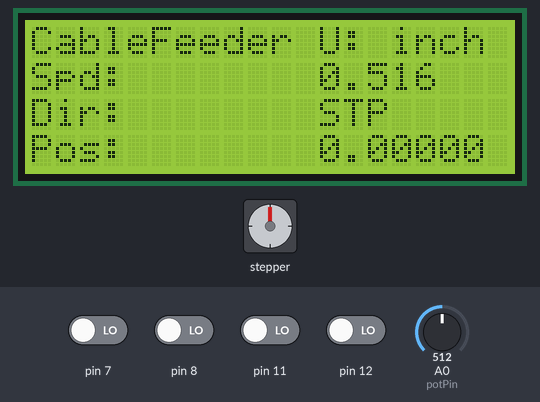
Simulated run of this sketch. Board: Arduino Uno, built with avr-gcc and run on an emulated ATmega328P. Parts: 20×4 character LCD, stepper motor. The inputs (shaded band) are chosen by the test bench; at power-on: pin 7, pin 8, pin 11, pin 12 LOW, A0 (potPin) = 512. Stepper angles assume 4096 steps per turn.

Above: at 1.3 s.
1.4 s: pin 7 driven HIGH
At 1.57 s:
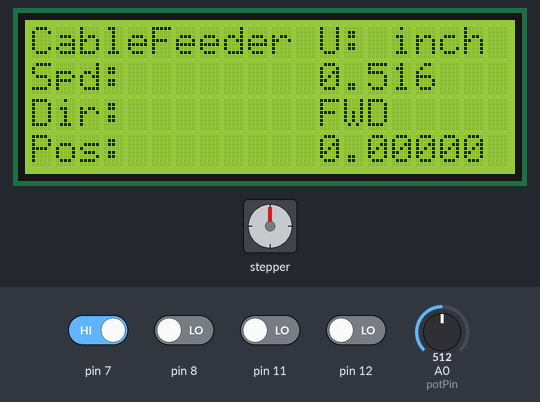
3.8 s: pin 8 driven HIGH
At 6.41 s:
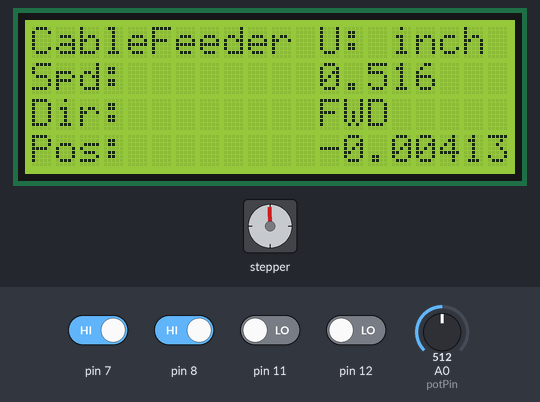
6.8 s: pin 7 driven LOW
At 7.03 s:
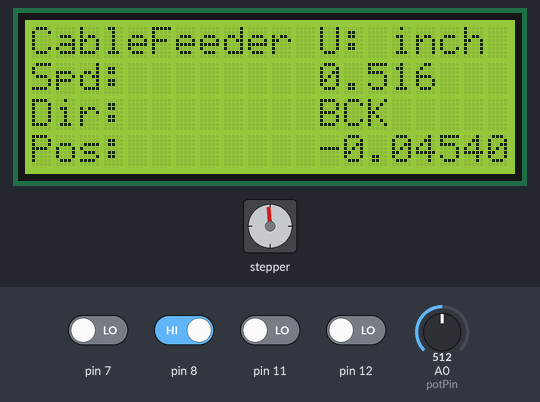
9.3 s: A0 (potPin) set to 0
At 10.5 s:
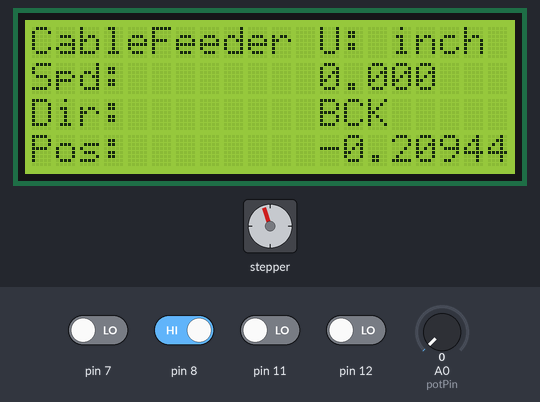
10.8 s: A0 (potPin) set to 17
At 13.77 s:
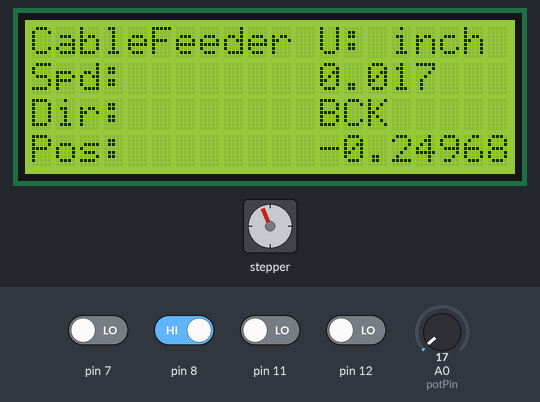
13.8 s: pin 8 driven LOW
At 14.3 s:
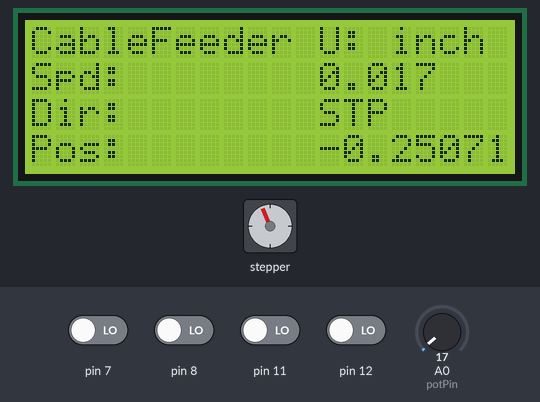
Timing chart, 0 to 16.3 s (numbered marks = the images above; inputs shaded):
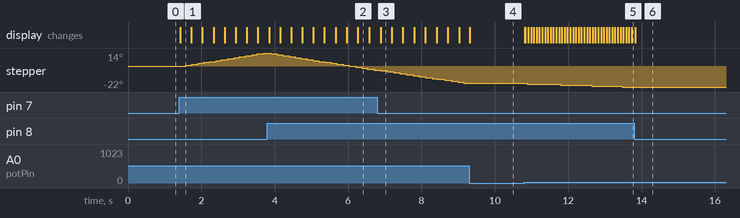

The sketch:

alpha2.ino
```cpp
/*************************************************************************************************
 * name:       Analog Input
 * function:  Drive a Unipolar 5 lead coil stepper motor with variable speed in both directions
 *            and display the speed, direction, and position on a "20 cols, 4 rows" LCD Display
 *
 *************************************************************************************************
 *
 The circuit:
 * I2C LCD2004 SDA attached to pin A4
 * I2C LCD2004 SCL attached to pin A5
 * Momentary Push Button attached to pin D12 (Yellow button for Zero)
 * Momentary Push Button attached to pin D11 (Blue button for Unit Change)
 * DPDT switch attached to pins D7 and D8 for rotation direction control where neutral is zero speed
 * Stepper motor pins D6 thru D3 attached to ULN2003 driver and 28BYJ-48 stepper motor
 * Potentiometer attached to pin A0
 * LED attached from pin D13 to ground
 * Relay +in attached to pin D2
 * pushbutton attached from pins D12/D11 to +5V
 * 10K resistor attached from pin D12 to ground

/********************************/
// References:
// https://42bots.com/tutorials/28byj-48-stepper-motor-with-uln2003-driver-and-arduino-uno/
// http://www.airspayce.com/mikem/arduino/AccelStepper/
// http://forum.arduino.cc/index.php?topic=28388.0
// http://www.circuitbasics.com/setting-up-a-5v-relay-on-the-arduino/

// Library code:
#include <digitalWriteFast.h>
#include <Wire.h>
#include <LiquidCrystal_I2C.h>
#include <AccelStepper.h>

// Definitions:
#define  I2C_Address 0x27
#define  ADA_Address 0x20

/*
#define MOTOR_STEPS 200
#define MICROSTEPS 2
#define DIR 4
#define STEP 5
*/


#define HALFSTEP 8
// Motor pin definitions
#define motorPin1  3     // IN1 on the ULN2003 driver 1
#define motorPin2  4     // IN2 on the ULN2003 driver 1
#define motorPin3  5     // IN3 on the ULN2003 driver 1
#define motorPin4  6     // IN4 on the ULN2003 driver 1

#define M_PI 3.14159265358979323846 /* pi */
// Initialize LCD Display


LiquidCrystal_I2C lcd(0x27,20,4);  // set the LCD address to 0x27 for a 16 chars and 2 line display
//AccelStepper stepper1(1, DIR, STEP);

//A4988 stepper1(MOTOR_STEPS, DIR, STEP);
//Adafruit_LiquidCrystal lcd(0x20);  // set the LCD address to 0x27 for a 16 chars and 2 line display
// Initialize with pin sequence IN1-IN3-IN2-IN4 for using the AccelStepper with 28BYJ-48
AccelStepper stepper1(HALFSTEP, motorPin1, motorPin2, motorPin3, motorPin4);

/*
PD0 = 0
PD1 = 1
...
PD6 = 6
PD7 = 7

PB0 = 8
..
PB5 = 13

PC0 = A0
PC5 = PC5


PD3 - PD6 = motorpins
A  - Trimpot


*/


/*********************************************************/
// Constants:
// set pin numbers:
const int zeroButton = 12;    // the number of the pushbutton pin zero (yellow)
const int unitsButton = 11;    // the number of the pushbutton pin units (blue)

const int forwardButton = 7;
const int backwardButton = 8;

const int ledPin = 13;      // the number of the LED pin
const int RelayPin = 2;      // the number of the Relay pin to power the stepper motor

int potPin = A0;    // select the input pin for the potentiometer
//-------------------------------------------------------------------

// static variables

const uint8_t LCD_delay = 100; // the LCD refresh rate
const double mm_to_in = 0.0393701; // scale factor to go from mm to in, same for mm/s to in/s
const double mm_wheel_radius = 17; // drive wheel radius in mm

const double speedToMM = 2*M_PI*mm_wheel_radius;

//const int NEMA17_STEPS = 200;
//const int NEMA17_FULLREVOLUTION = NEMA17_STEPS*MICROSTEPS;

// Variables which change:
int motorSpeed = 0; // Motor Speed integer

float ind_pos = 0.0; // the distance as measured by counting stepper steps
float ind_speed = 0.0; // the speed as measured by counting steps over time

uint8_t LCD_update = 0;

int potValue = 0;  // variable to store the value coming from the sensor
bool units = false; // true for mm, false for in

bool readZero=false;      // = digitalReadFast(zeroButton);
bool readUnits=false;      //= digitalReadFast(unitsButton);
bool readMotorForward=false;  // = digitalReadFast(7);
bool readMotorBackward=false;  //= digitalReadFast(8);

uint8_t debounce_loop=0;
uint8_t debounce=0;

bool zeroLast     =false;
bool unitsLast    =false;
bool forwardLast  =false;
bool backwardLast =false;

uint8_t currentMotorSetting=0; //0 = stopped, 1 = forward, 2 = back
uint8_t previousMotorSetting=0;

bool updateLCDDirection=false;
bool updateLCDunits=false;

/*********************************************************/
void setup()
{

  // initialize serial communications at 9600 bps:
  //Serial.begin(9600);

  //lcd.begin(20,4);  //initialize the lcd
  lcd.begin();
  //lcd.backlight();  //open the backlight

  lcd.setCursor ( 0, 0 );            // go to the top left corner
  lcd.print(F("CableFeeder U: inch"));

  lcd.setCursor ( 0, 1 );            // go to the 2nd row
  lcd.print(F("Spd:"));

  lcd.setCursor ( 0, 2 );
  lcd.print(F("Dir:        STP"));

  lcd.setCursor ( 0, 3 );
  lcd.print(F("Pos:"));

  pinModeFast(zeroButton, INPUT);
  pinModeFast(unitsButton, INPUT);
  pinModeFast(7, INPUT);
  pinModeFast(8, INPUT);

  stepper1.setMaxSpeed(1000);

}
/*********************************************************/
void loop()
{

  // SEQ1: Read Inputs

  //1-1-------------------------------------------------------------------

  //for loops are used to detecting debouncing problems


  for(debounce_loop=0,debounce=0; debounce_loop<10;debounce_loop++)
  {
    if(digitalReadFast(zeroButton))
    debounce++;
  }

  if(debounce>7)
  readZero=true;
  else
  readZero=false;

  for(debounce_loop=0,debounce=0; debounce_loop<10;debounce_loop++)
  {
    if(digitalReadFast(unitsButton))
    debounce++;
  }

  if(debounce>7)
  readUnits=true;
  else
  readUnits=false;

  for(debounce_loop=0,debounce=0; debounce_loop<10;debounce_loop++)
  {
    if(digitalReadFast(forwardButton))
    debounce++;
  }

  if(debounce>7)
  readMotorForward=true;
  else
  readMotorForward=false;

  for(debounce_loop=0,debounce=0; debounce_loop<10;debounce_loop++)
  {
    if(digitalReadFast(backwardButton))
    debounce++;
  }

  if(debounce>7)
  readMotorBackward=true;
  else
  readMotorBackward=false;

  //1-2-------------------------------------------------------------------

  // read the pot analog value

  potValue = analogRead(potPin);
  motorSpeed = map(potValue, 0, 1023, 0, 1000);

  //--------------------------------------------------------------------

  //SEQ2 - update settings

  if(readUnits!=unitsLast)
  {
    unitsLast=readUnits;
    if(!readUnits)
    {
      units=!units;
      updateLCDunits=true;
    }
  }

 if(readZero!=zeroLast)
 {
    zeroLast=readZero;
    if(readZero)
      stepper1.setCurrentPosition(0);
 }

  if(readMotorForward)
    currentMotorSetting=1;
  else if(readMotorBackward)
    currentMotorSetting=2;
  else
    currentMotorSetting=0;

  if(currentMotorSetting!=previousMotorSetting)
  {
     previousMotorSetting=currentMotorSetting;
     updateLCDDirection=true;
  }

//--------------------------------------------------------------------

  //SEQ3 update speed and pos settings

  ind_speed = (((float)motorSpeed/4076) * speedToMM) ; // speed in mm/s for drive wheel
  ind_pos   = (((float)stepper1.currentPosition()/4076) * speedToMM); // step position in mm for drive wheel

  if(!units)
  {
    ind_pos = ind_pos*mm_to_in;
    ind_speed = ind_speed*mm_to_in;
  }

  // set the direction of the stepper motor
  if (readMotorBackward)
  stepper1.setSpeed(-motorSpeed);
  else if (readMotorForward)
  stepper1.setSpeed(motorSpeed);
  else
  stepper1.setSpeed(0);

  stepper1.runSpeed();
  //--------------------------------------------------------------------

  // SEQ4 Update LCD

  // Display Speed, Position and Direction after 100ms
  if ((millis() - LCD_update ) > LCD_delay)
  {
    LCD_update = millis();

    lcd.setCursor ( 12, 1 );            // go to the 2nd row
    lcd.print(ind_speed,3);

    lcd.setCursor ( 12, 3 );            // go to the fourth row
    lcd.print(ind_pos,5);

    if(updateLCDDirection)
    {

      lcd.setCursor ( 12, 2 );
      if(currentMotorSetting==2)
        lcd.print(F("BCK"));
      else if(currentMotorSetting==1)
        lcd.print(F("FWD"));
      else
        lcd.print(F("STP"));

      updateLCDDirection=false;
    }

    if(updateLCDunits)
    {
       lcd.setCursor(15,0);

       if(units)
       lcd.print(F("mm  "));
       else
       lcd.print(F("inch"));

       updateLCDunits=false;
    }

  }

}
/************************************************************/
```

Measured:
- after the input at 1.4 s, stepper: keeps turning clockwise at about 7°/s, starting after 0.17 s; the display: changes at once (image 1)
- after the input at 6.8 s, the display: changes after 0.08 s (image 3)
- after the input at 9.3 s, stepper: stops changing and stays -18°
- after the input at 13.8 s, stepper: stays -22° (without the input it goes to -23° after 0.59 s); the display: changes at once (image 6)
